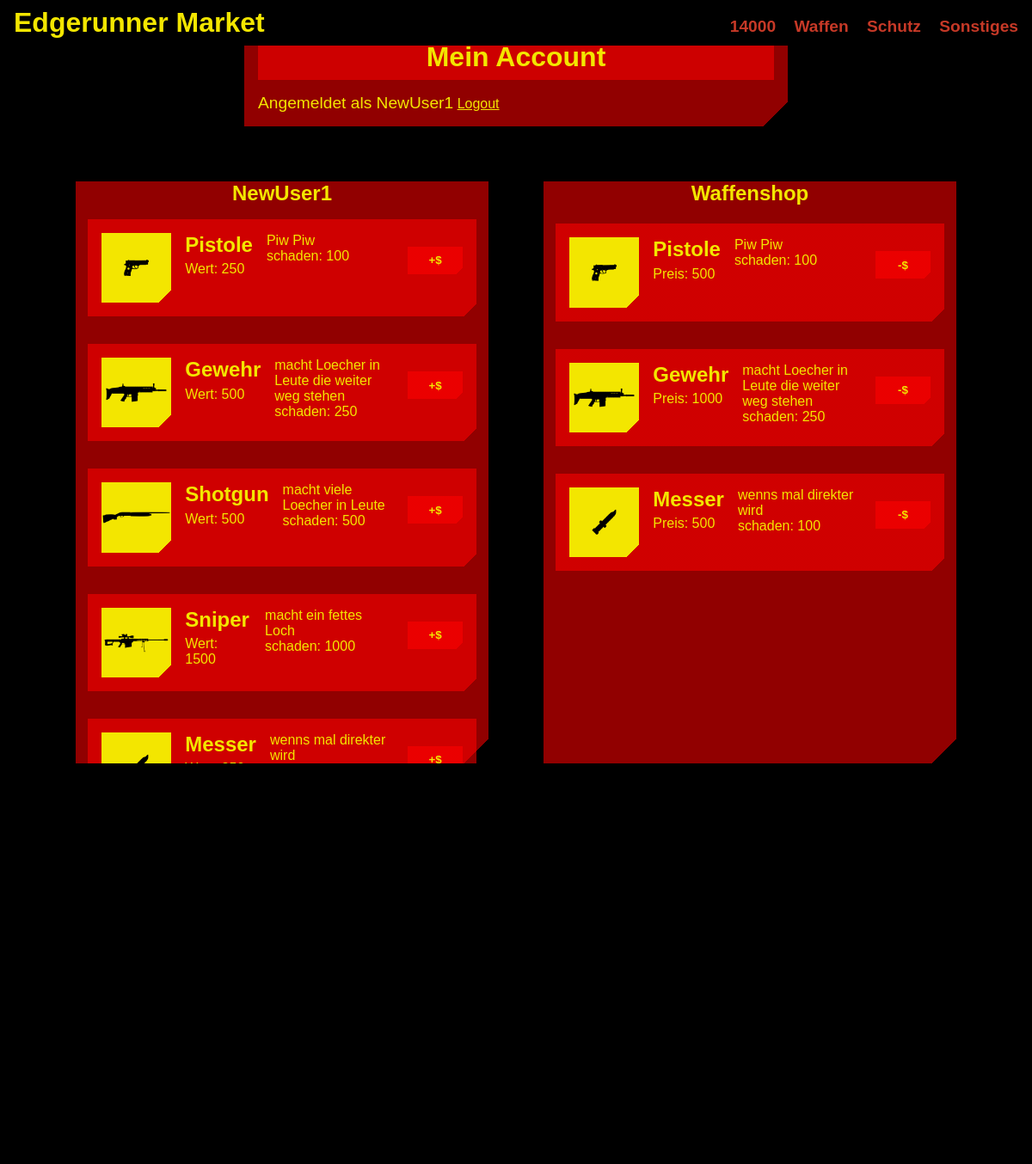
/index.php?action=Shop1 (signed in), run on the app's committed database.
### tables this page shows
CREATE TABLE IF NOT EXISTS `user_resources` (
  `id` int(12) NOT NULL AUTO_INCREMENT,
  `productId` int(8) NOT NULL,
  `userId` int(8) NOT NULL,
  `count` int(8) NOT NULL,
  PRIMARY KEY (`id`),
  KEY `userId` (`userId`),
  KEY `productId` (`productId`),
  KEY `productId_2` (`productId`)
);

CREATE TABLE IF NOT EXISTS `products` (
  `id` int(8) NOT NULL AUTO_INCREMENT,
  `productId` varchar(12) NOT NULL,
  `name` varchar(16) DEFAULT NULL,
  `description` varchar(64) NOT NULL,
  `image` varchar(128) NOT NULL DEFAULT 'ProductImages/noImage.png',
  `price` int(8) NOT NULL,
  `itemtype` enum('weapon','amor','item') NOT NULL,
  `itemValues` int(8) NOT NULL,
  `isConsumeable` tinyint(1) NOT NULL DEFAULT 0,
  PRIMARY KEY (`id`),
  UNIQUE KEY `productId` (`productId`)
);

### web/php/PHP_Forms/inventorySlot.php (the view, shortened to what this page needs)
<?php
    function getItem($itemID, $slotID){
        $conn = dbConnect();
        try{
            $query = $conn->prepare('SELECT products.name,
            products.description, products.image,
            products.price, products.itemValues , products.itemtype
            FROM products
            WHERE products.id = ?');
            $query->bindParam( 1, $itemID, PDO::PARAM_INT );
            $query->execute();
            if($data = $query->fetchAll(PDO::FETCH_ASSOC))
            {
                $name = $data[0]['name'];
                $description = $data[0]['description'];
                $image = $data[0]['image'];
                $price = $data[0]['price'];
                $sellprice = $price/2;
                $itemValues = $data[0]['itemValues'];
                echo
                "<form class='inventorySlot' method ='post' action='index.php'>
                        <img src='$image' alt='Product Image'>
                        <div>
                            <h1>$name</h1>
                            <p>Wert: $sellprice</p>
                        </div>
                        <div>
                            <p>$description</p>";
                        if($data[0]['itemtype'] == 'weapon')
                            echo"<p>schaden: $itemValues</p>";
                   echo"</div>
                        <div> ";
                    if($_SESSION['currentshopID'] >= 1){
                    echo"
                        <input type='hidden' name='slotID' value='$slotID'>
                        <input type='hidden' name='isShop' value='0'>
                        <input type='hidden' name='price' value='$sellprice'>
                        <button type='submit' class='inventorySlot'>+$</button>
                    ";}
                echo"</div>
                    </form>";
            }
        }catch(Exception $e){
            userMessage('Es ist Fehler aufgetreten'.$e->getMessage());
            $conn=null;
            return false;
        }
    }
?>

### web/php/PHP_Forms/playerInventory.php (shortened to what this page needs)
<?php
    function getItemsInInventory(){
        $conn = dbConnect();
        try{
            $query = $conn->prepare('SELECT productId, id FROM user_resources WHERE userId = ?');
            $query->bindParam( 1, $_SESSION['id'], PDO::PARAM_INT );
            $query->execute();
            if($data = $query->fetchAll(PDO::FETCH_ASSOC)){
                echo '<div class="inventorySlotContainer">';
                echo '<h1 class="inventoryName">'.$_SESSION['nick'].'</h1>';
                foreach($data as $item)
                {
                    $itemID = $item['productId'];
                    $slotID = $item['id'];
                    include_once 'inventorySlot.php';
                    getItem($itemID,$slotID);
                }
                echo '</div>';
            }else {
                echo '<div class="inventorySlotContainer">';
                echo '<h1 class="inventoryName">'.$_SESSION['nick'].'</h1>';
                echo '<form>Dein Inventar ist Leer</form>';
                echo '</div>';
            }
        }catch(Exception $e){
            userMessage('Es ist Fehler aufgetreten'.$e->getMessage());
            $conn=null;
            return false;
        }
    }
    function GetShopInventory($shopID){
        $conn = dbConnect();
        try{
            $query = $conn->prepare('SELECT productId, id FROM user_resources WHERE userId = ?');
            $query->bindParam( 1, $shopID, PDO::PARAM_INT );
            $query->execute();
            if($data = $query->fetchAll(PDO::FETCH_ASSOC)){
                echo '<div class="inventorySlotContainer">';
                if($shopID == 1)
                    echo '<h1 class="inventoryName">Waffenshop</h1>';
                foreach($data as $item)
                {
                    $itemID = $item['productId'];
                    $slotID = $item['id'];
                    include_once 'traderSlot.php';
                    getTraderItem($itemID,$slotID);
                }
                echo '</div>';
            }elseif($_SESSION['currentshopID'] != -1){
                echo '<div class="inventorySlotContainer">';
                echo '<h1 class="inventoryName">Shop '.$shopID.'</h1>';
                echo'<form>Der Shop hat zur zeit keine neuen angebote</form> ';
                echo '</div>';
            }
        }catch(Exception $e){
            userMessage('Es ist Fehler aufgetreten'.$e->getMessage());
            $conn=null;
            return false;
        }
    }
?>
<section class="playerInventoryFrame">
                <?php
            getItemsInInventory();
            GetShopInventory($_SESSION['currentshopID']);
        ?>
</section>

### web/php/PHP_Forms/traderSlot.php (shortened to what this page needs)
<?php
    function getTraderItem($itemID, $slotID){
        $conn = dbConnect();
        try{
            $query = $conn->prepare('SELECT products.name,
            products.description, products.image,
            products.price, products.itemValues, products.itemtype
            FROM products
            WHERE products.id = ?');
            $query->bindParam( 1, $itemID, PDO::PARAM_INT );
            $query->execute();
            if($data = $query->fetchAll(PDO::FETCH_ASSOC))
            {
                $name = $data[0]['name'];
                $description = $data[0]['description'];
                $image = $data[0]['image'];
                $price = $data[0]['price'];
                $itemValues = $data[0]['itemValues'];
                echo
                "<form class='inventorySlot' method ='post' action='index.php'>
                        <img src='$image' alt='Product Image'>
                        <div>
                            <h1>$name</h1>
                            <p>Preis: $price</p>
                        </div>
                        <div>
                            <p>$description</p>";
                        if($data[0]['itemtype'] == 'weapon')
                            echo"<p>schaden: $itemValues</p>";
                        echo"</div>
                        <div>
                            <input type='hidden' name='slotID' value='$slotID'>
                            <input type='hidden' name='isShop' value='1'>
                            <input type='hidden' name='price' value='$price'>
                            <button type='submit' class='inventorySlot'>-$</button>
                        </div>
                </form>";
            }
        }catch(Exception $e){
            userMessage('Es ist Fehler aufgetreten'.$e->getMessage());
            $conn=null;
            return false;
        }
    }
?>

### web/style.css (style rules this page uses)
:root { --bgColContent: #ff000091; --themeColContent: #ff00008c; --textCol:#F3E600; --bgCol:rgb(0, 0, 0); --linkCol:#c63927; --borderCol: rgb(0, 0, 0); --hoverCol:#00ffffba; --warning:#ff00008c; }
* { margin:0; padding:0; }
body { font-family: 'normalLetters','cyberpunk', tahoma, sans-serif, Arial ; background-color:var(--bgCol); }
.playerInventoryFrame { width:100vw !important; height:60vh !important; display: flex !important; flex-direction:row !important; justify-content:center !important; align-self: center !important; z-index:0 !important; }
.inventorySlotContainer { background-color: var(--bgColContent) !important; width:40vw !important; height:50vh !important; z-index:1; margin:2rem; display:flex !important; flex-direction:column; overflow-y: scroll !important; scrollbar-width: none; background:linear-gradient(-45deg, transparent 20px, var(--bgColContent) 0) !important; }
.inventorySlot { width:35vw !important; height:6vh !important; display:flex !important; flex-direction:row !important; justify-content:left !important; align-content: baseline; margin : 1rem auto !important; z-index:2 !important; transition: all .2s ease-in-out; background:linear-gradient(-45deg, transparent 10px, var(--bgColContent) 0) !important; }
.inventorySlot > :last-child { margin-left:auto; }
.inventorySlot img { width:auto; height:6vh; background:linear-gradient(-45deg, transparent 10px, #F3E600 0) !important; }
.inventorySlot h1 { text-align: left; color:var(--textCol) !important; background-color:transparent !important; }
.inventorySlot p { text-align: left; color:var(--textCol) !important; }
.inventorySlot button { height:2rem !important; width:4rem !important; color:var(--textCol) !important; border: none; display: block !important; text-align: center !important; background:linear-gradient(-45deg, transparent 5px, var(--bgColContent) 0) !important; }
.inventoryName { background-color:transparent !important; }
form, .admin { display:flex; flex-direction: column; width: 50vw; padding: 1rem; gap: 1rem; background-color:var(--bgColContent); margin:2rem auto; background:linear-gradient(-45deg, transparent 20px, var(--bgColContent) 0) !important; }
[type="submit"], .productButton, #addProductButton { font-weight:bold; height:2rem; padding:0.5rem; }
#enter, h1 { background-color:var(--themeColContent); color: var(--textCol); text-align: center; height: 1.4em; }
form img { width:3rem; height:3rem; background-color: var(--bgCol); }

### data on the page
user_resources: productId.image (picture), productId.name "Pistole", productId.price "250", productId.description "Piw Piw", productId.itemValues "100"
user_resources: productId.image (picture), productId.name "Gewehr", productId.price "500", productId.description "macht Loecher in Leute die weiter weg stehen", productId.itemValues "250"
user_resources: productId.image (picture), productId.name "Shotgun", productId.price "500", productId.description "macht viele Loecher in Leute", productId.itemValues "500"
user_resources: productId.image (picture), productId.name "Sniper", productId.price "1500", productId.description "macht ein fettes Loch", productId.itemValues "1000"
user_resources: productId.image (picture), productId.name "Messer", productId.description "wenns mal direkter wird"
user_resources: productId.image (picture), productId.name "Pistole", productId.price "500", productId.description "Piw Piw", productId.itemValues "100"
user_resources: productId.image (picture), productId.name "Gewehr", productId.price "1000", productId.description "macht Loecher in Leute die weiter weg stehen", productId.itemValues "250"
user_resources: productId.image (picture), productId.name "Messer", productId.price "500", productId.description "wenns mal direkter wird", productId.itemValues "100"

### other printed values
$_SESSION['nick'] "NewUser1"
$coinsvalue "14000"
